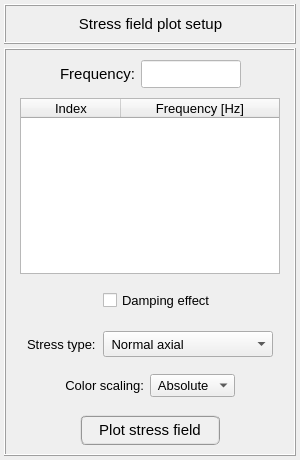
<?xml version="1.0" encoding="UTF-8"?>
<ui version="4.0">
 <class>Form</class>
 <widget class="QWidget" name="Form">
  <property name="geometry">
   <rect>
    <x>0</x>
    <y>0</y>
    <width>300</width>
    <height>460</height>
   </rect>
  </property>
  <property name="maximumSize">
   <size>
    <width>16777215</width>
    <height>460</height>
   </size>
  </property>
  <property name="windowTitle">
   <string>Form</string>
  </property>
  <layout class="QGridLayout" name="gridLayout_2">
   <property name="leftMargin">
    <number>4</number>
   </property>
   <property name="topMargin">
    <number>4</number>
   </property>
   <property name="rightMargin">
    <number>4</number>
   </property>
   <property name="bottomMargin">
    <number>4</number>
   </property>
   <property name="spacing">
    <number>4</number>
   </property>
   <item row="0" column="0">
    <widget class="QFrame" name="frame">
     <property name="minimumSize">
      <size>
       <width>0</width>
       <height>40</height>
      </size>
     </property>
     <property name="maximumSize">
      <size>
       <width>16777215</width>
       <height>40</height>
      </size>
     </property>
     <property name="frameShape">
      <enum>QFrame::Box</enum>
     </property>
     <property name="frameShadow">
      <enum>QFrame::Raised</enum>
     </property>
     <property name="lineWidth">
      <number>1</number>
     </property>
     <layout class="QGridLayout" name="gridLayout">
      <property name="leftMargin">
       <number>10</number>
      </property>
      <property name="topMargin">
       <number>0</number>
      </property>
      <property name="bottomMargin">
       <number>0</number>
      </property>
      <property name="spacing">
       <number>0</number>
      </property>
      <item row="0" column="0">
       <widget class="QLabel" name="label">
        <property name="minimumSize">
         <size>
          <width>0</width>
          <height>0</height>
         </size>
        </property>
        <property name="maximumSize">
         <size>
          <width>16777215</width>
          <height>32</height>
         </size>
        </property>
        <property name="font">
         <font>
          <family>MS Shell Dlg 2</family>
          <pointsize>11</pointsize>
          <weight>50</weight>
          <italic>false</italic>
          <bold>false</bold>
         </font>
        </property>
        <property name="frameShape">
         <enum>QFrame::NoFrame</enum>
        </property>
        <property name="frameShadow">
         <enum>QFrame::Raised</enum>
        </property>
        <property name="text">
         <string>Stress field plot setup</string>
        </property>
        <property name="textFormat">
         <enum>Qt::AutoText</enum>
        </property>
        <property name="alignment">
         <set>Qt::AlignCenter</set>
        </property>
       </widget>
      </item>
     </layout>
    </widget>
   </item>
   <item row="1" column="0">
    <widget class="QFrame" name="frame_2">
     <property name="sizeIncrement">
      <size>
       <width>400</width>
       <height>0</height>
      </size>
     </property>
     <property name="baseSize">
      <size>
       <width>400</width>
       <height>0</height>
      </size>
     </property>
     <property name="frameShape">
      <enum>QFrame::Box</enum>
     </property>
     <property name="frameShadow">
      <enum>QFrame::Raised</enum>
     </property>
     <layout class="QGridLayout" name="gridLayout_5">
      <property name="leftMargin">
       <number>4</number>
      </property>
      <property name="topMargin">
       <number>4</number>
      </property>
      <property name="rightMargin">
       <number>4</number>
      </property>
      <property name="bottomMargin">
       <number>4</number>
      </property>
      <property name="spacing">
       <number>4</number>
      </property>
      <item row="1" column="0">
       <widget class="QFrame" name="frame_4">
        <property name="frameShape">
         <enum>QFrame::NoFrame</enum>
        </property>
        <property name="frameShadow">
         <enum>QFrame::Raised</enum>
        </property>
        <layout class="QGridLayout" name="gridLayout_3">
         <property name="leftMargin">
          <number>0</number>
         </property>
         <property name="topMargin">
          <number>0</number>
         </property>
         <property name="rightMargin">
          <number>0</number>
         </property>
         <property name="bottomMargin">
          <number>0</number>
         </property>
         <property name="spacing">
          <number>0</number>
         </property>
         <item row="0" column="0">
          <widget class="QTreeWidget" name="treeWidget_frequencies">
           <property name="minimumSize">
            <size>
             <width>260</width>
             <height>0</height>
            </size>
           </property>
           <property name="maximumSize">
            <size>
             <width>260</width>
             <height>415</height>
            </size>
           </property>
           <property name="font">
            <font>
             <family>MS Shell Dlg 2</family>
             <pointsize>10</pointsize>
             <weight>50</weight>
             <italic>false</italic>
             <bold>false</bold>
            </font>
           </property>
           <property name="alternatingRowColors">
            <bool>true</bool>
           </property>
           <property name="indentation">
            <number>0</number>
           </property>
           <column>
            <property name="text">
             <string>Index</string>
            </property>
            <property name="font">
             <font>
              <family>MS Shell Dlg 2</family>
              <pointsize>10</pointsize>
             </font>
            </property>
            <property name="textAlignment">
             <set>AlignCenter</set>
            </property>
           </column>
           <column>
            <property name="text">
             <string notr="true">Frequency [Hz]</string>
            </property>
            <property name="font">
             <font>
              <family>MS Shell Dlg 2</family>
              <pointsize>10</pointsize>
              <weight>50</weight>
              <italic>false</italic>
              <bold>false</bold>
             </font>
            </property>
            <property name="textAlignment">
             <set>AlignCenter</set>
            </property>
           </column>
          </widget>
         </item>
        </layout>
       </widget>
      </item>
      <item row="5" column="0">
       <widget class="QFrame" name="frame_plot_button">
        <property name="minimumSize">
         <size>
          <width>0</width>
          <height>40</height>
         </size>
        </property>
        <property name="frameShape">
         <enum>QFrame::NoFrame</enum>
        </property>
        <property name="frameShadow">
         <enum>QFrame::Raised</enum>
        </property>
        <layout class="QGridLayout" name="gridLayout_7">
         <property name="leftMargin">
          <number>0</number>
         </property>
         <property name="topMargin">
          <number>0</number>
         </property>
         <property name="rightMargin">
          <number>0</number>
         </property>
         <property name="bottomMargin">
          <number>0</number>
         </property>
         <property name="spacing">
          <number>0</number>
         </property>
         <item row="0" column="0">
          <widget class="QPushButton" name="pushButton_plot">
           <property name="minimumSize">
            <size>
             <width>140</width>
             <height>30</height>
            </size>
           </property>
           <property name="maximumSize">
            <size>
             <width>140</width>
             <height>30</height>
            </size>
           </property>
           <property name="font">
            <font>
             <family>MS Shell Dlg 2</family>
             <pointsize>11</pointsize>
             <weight>9</weight>
             <italic>false</italic>
             <bold>false</bold>
            </font>
           </property>
           <property name="styleSheet">
            <string notr="true">QPushButton{border-radius: 6px; border-color: rgb(150, 150, 150); border-style: ridge; border-width: 2px; color: rgb(0, 0, 0); background-color: rgb(240, 240, 240); font: 75 11pt &quot;MS Shell Dlg 2&quot;}
QPushButton:hover{border-radius: 6px; border-color: rgb(0, 170, 255); border-style: ridge; border-width: 2px; color: rgb(0, 0, 0); background-color: rgba(174, 213, 255, 100); font: 75 11pt &quot;MS Shell Dlg 2&quot;}
QPushButton:pressed{border-radius: 6px; border-color: rgb(0, 170, 255); border-style: ridge; border-width: 3px; color: rgb(0, 0, 0); background-color: rgb(174, 213, 255); font: 75 11pt &quot;MS Shell Dlg 2&quot;}</string>
           </property>
           <property name="text">
            <string>Plot stress field</string>
           </property>
          </widget>
         </item>
        </layout>
       </widget>
      </item>
      <item row="0" column="0">
       <widget class="QFrame" name="frame_5">
        <property name="minimumSize">
         <size>
          <width>0</width>
          <height>40</height>
         </size>
        </property>
        <property name="maximumSize">
         <size>
          <width>16777215</width>
          <height>40</height>
         </size>
        </property>
        <property name="frameShape">
         <enum>QFrame::NoFrame</enum>
        </property>
        <property name="frameShadow">
         <enum>QFrame::Raised</enum>
        </property>
        <layout class="QGridLayout" name="gridLayout_4">
         <property name="leftMargin">
          <number>0</number>
         </property>
         <property name="topMargin">
          <number>0</number>
         </property>
         <property name="rightMargin">
          <number>0</number>
         </property>
         <property name="bottomMargin">
          <number>0</number>
         </property>
         <property name="horizontalSpacing">
          <number>6</number>
         </property>
         <property name="verticalSpacing">
          <number>0</number>
         </property>
         <item row="0" column="1">
          <widget class="QLabel" name="label_4">
           <property name="minimumSize">
            <size>
             <width>0</width>
             <height>28</height>
            </size>
           </property>
           <property name="maximumSize">
            <size>
             <width>16777215</width>
             <height>28</height>
            </size>
           </property>
           <property name="font">
            <font>
             <family>MS Shell Dlg 2</family>
             <pointsize>11</pointsize>
             <weight>50</weight>
             <bold>false</bold>
            </font>
           </property>
           <property name="text">
            <string>Frequency:</string>
           </property>
           <property name="alignment">
            <set>Qt::AlignCenter</set>
           </property>
          </widget>
         </item>
         <item row="0" column="2">
          <widget class="QLineEdit" name="lineEdit_selected_frequency">
           <property name="enabled">
            <bool>false</bool>
           </property>
           <property name="minimumSize">
            <size>
             <width>100</width>
             <height>28</height>
            </size>
           </property>
           <property name="maximumSize">
            <size>
             <width>100</width>
             <height>28</height>
            </size>
           </property>
           <property name="font">
            <font>
             <family>MS Shell Dlg 2</family>
             <pointsize>11</pointsize>
             <weight>50</weight>
             <italic>false</italic>
             <bold>false</bold>
            </font>
           </property>
           <property name="styleSheet">
            <string notr="true">background-color: rgb(255, 255, 255);
color: rgb(0, 0, 255)
</string>
           </property>
           <property name="text">
            <string/>
           </property>
           <property name="alignment">
            <set>Qt::AlignCenter</set>
           </property>
          </widget>
         </item>
         <item row="0" column="3">
          <widget class="QFrame" name="frame_6">
           <property name="frameShape">
            <enum>QFrame::NoFrame</enum>
           </property>
           <property name="frameShadow">
            <enum>QFrame::Raised</enum>
           </property>
          </widget>
         </item>
         <item row="0" column="0">
          <widget class="QFrame" name="frame_7">
           <property name="frameShape">
            <enum>QFrame::NoFrame</enum>
           </property>
           <property name="frameShadow">
            <enum>QFrame::Raised</enum>
           </property>
          </widget>
         </item>
        </layout>
       </widget>
      </item>
      <item row="3" column="0">
       <widget class="QFrame" name="frame_3">
        <property name="minimumSize">
         <size>
          <width>0</width>
          <height>40</height>
         </size>
        </property>
        <property name="maximumSize">
         <size>
          <width>16777215</width>
          <height>40</height>
         </size>
        </property>
        <property name="frameShape">
         <enum>QFrame::NoFrame</enum>
        </property>
        <property name="frameShadow">
         <enum>QFrame::Raised</enum>
        </property>
        <layout class="QGridLayout" name="gridLayout_9">
         <item row="0" column="2">
          <widget class="QComboBox" name="comboBox_stress_type">
           <property name="minimumSize">
            <size>
             <width>170</width>
             <height>26</height>
            </size>
           </property>
           <property name="maximumSize">
            <size>
             <width>170</width>
             <height>26</height>
            </size>
           </property>
           <property name="font">
            <font>
             <pointsize>10</pointsize>
            </font>
           </property>
           <property name="toolTip">
            <string>&lt;html&gt;&lt;head/&gt;&lt;body&gt;&lt;p&gt;Select the stress type to get the frequency response&lt;/p&gt;&lt;/body&gt;&lt;/html&gt;</string>
           </property>
           <item>
            <property name="text">
             <string> Normal axial</string>
            </property>
           </item>
           <item>
            <property name="text">
             <string> Normal bending y</string>
            </property>
           </item>
           <item>
            <property name="text">
             <string> Normal bending z</string>
            </property>
           </item>
           <item>
            <property name="text">
             <string> Hoop</string>
            </property>
           </item>
           <item>
            <property name="text">
             <string> Torsional shear</string>
            </property>
           </item>
           <item>
            <property name="text">
             <string> Transversal shear xy</string>
            </property>
           </item>
           <item>
            <property name="text">
             <string> Transversal shear xz</string>
            </property>
           </item>
          </widget>
         </item>
         <item row="0" column="0">
          <spacer name="horizontalSpacer_3">
           <property name="orientation">
            <enum>Qt::Horizontal</enum>
           </property>
           <property name="sizeHint" stdset="0">
            <size>
             <width>40</width>
             <height>20</height>
            </size>
           </property>
          </spacer>
         </item>
         <item row="0" column="3">
          <spacer name="horizontalSpacer_4">
           <property name="orientation">
            <enum>Qt::Horizontal</enum>
           </property>
           <property name="sizeHint" stdset="0">
            <size>
             <width>40</width>
             <height>20</height>
            </size>
           </property>
          </spacer>
         </item>
         <item row="0" column="1">
          <widget class="QLabel" name="label_5">
           <property name="minimumSize">
            <size>
             <width>70</width>
             <height>26</height>
            </size>
           </property>
           <property name="maximumSize">
            <size>
             <width>70</width>
             <height>26</height>
            </size>
           </property>
           <property name="font">
            <font>
             <pointsize>10</pointsize>
            </font>
           </property>
           <property name="text">
            <string>Stress type:</string>
           </property>
          </widget>
         </item>
        </layout>
       </widget>
      </item>
      <item row="4" column="0">
       <widget class="QFrame" name="frame_scalling">
        <property name="minimumSize">
         <size>
          <width>0</width>
          <height>40</height>
         </size>
        </property>
        <property name="frameShape">
         <enum>QFrame::NoFrame</enum>
        </property>
        <property name="frameShadow">
         <enum>QFrame::Raised</enum>
        </property>
        <layout class="QGridLayout" name="gridLayout_6">
         <property name="leftMargin">
          <number>0</number>
         </property>
         <property name="topMargin">
          <number>0</number>
         </property>
         <property name="rightMargin">
          <number>0</number>
         </property>
         <property name="bottomMargin">
          <number>0</number>
         </property>
         <property name="horizontalSpacing">
          <number>6</number>
         </property>
         <property name="verticalSpacing">
          <number>0</number>
         </property>
         <item row="0" column="0">
          <widget class="QFrame" name="frame_9">
           <property name="frameShape">
            <enum>QFrame::NoFrame</enum>
           </property>
           <property name="frameShadow">
            <enum>QFrame::Raised</enum>
           </property>
          </widget>
         </item>
         <item row="0" column="3">
          <widget class="QFrame" name="frame_10">
           <property name="frameShape">
            <enum>QFrame::NoFrame</enum>
           </property>
           <property name="frameShadow">
            <enum>QFrame::Raised</enum>
           </property>
          </widget>
         </item>
         <item row="0" column="1">
          <widget class="QLabel" name="label_2">
           <property name="font">
            <font>
             <pointsize>10</pointsize>
            </font>
           </property>
           <property name="text">
            <string>Color scaling:</string>
           </property>
           <property name="alignment">
            <set>Qt::AlignRight|Qt::AlignTrailing|Qt::AlignVCenter</set>
           </property>
          </widget>
         </item>
         <item row="0" column="2">
          <widget class="QComboBox" name="comboBox_color_scaling">
           <property name="font">
            <font>
             <pointsize>10</pointsize>
            </font>
           </property>
           <item>
            <property name="text">
             <string> Absolute</string>
            </property>
           </item>
           <item>
            <property name="text">
             <string> Real</string>
            </property>
           </item>
          </widget>
         </item>
        </layout>
       </widget>
      </item>
      <item row="2" column="0">
       <widget class="QFrame" name="frame_8">
        <property name="minimumSize">
         <size>
          <width>0</width>
          <height>40</height>
         </size>
        </property>
        <property name="maximumSize">
         <size>
          <width>16777215</width>
          <height>40</height>
         </size>
        </property>
        <property name="frameShape">
         <enum>QFrame::NoFrame</enum>
        </property>
        <property name="frameShadow">
         <enum>QFrame::Raised</enum>
        </property>
        <layout class="QGridLayout" name="gridLayout_10">
         <item row="0" column="2">
          <widget class="QCheckBox" name="checkBox_damping_effect">
           <property name="minimumSize">
            <size>
             <width>170</width>
             <height>26</height>
            </size>
           </property>
           <property name="maximumSize">
            <size>
             <width>170</width>
             <height>26</height>
            </size>
           </property>
           <property name="font">
            <font>
             <family>MS Shell Dlg 2</family>
             <pointsize>10</pointsize>
             <weight>50</weight>
             <italic>false</italic>
             <bold>false</bold>
            </font>
           </property>
           <property name="text">
            <string>Damping effect</string>
           </property>
           <property name="checked">
            <bool>false</bool>
           </property>
          </widget>
         </item>
         <item row="0" column="1">
          <widget class="QFrame" name="frame_11">
           <property name="minimumSize">
            <size>
             <width>70</width>
             <height>26</height>
            </size>
           </property>
           <property name="maximumSize">
            <size>
             <width>70</width>
             <height>26</height>
            </size>
           </property>
           <property name="frameShape">
            <enum>QFrame::NoFrame</enum>
           </property>
           <property name="frameShadow">
            <enum>QFrame::Raised</enum>
           </property>
          </widget>
         </item>
         <item row="0" column="0">
          <spacer name="horizontalSpacer_5">
           <property name="orientation">
            <enum>Qt::Horizontal</enum>
           </property>
           <property name="sizeHint" stdset="0">
            <size>
             <width>40</width>
             <height>20</height>
            </size>
           </property>
          </spacer>
         </item>
         <item row="0" column="3">
          <spacer name="horizontalSpacer_6">
           <property name="orientation">
            <enum>Qt::Horizontal</enum>
           </property>
           <property name="sizeHint" stdset="0">
            <size>
             <width>40</width>
             <height>20</height>
            </size>
           </property>
          </spacer>
         </item>
        </layout>
       </widget>
      </item>
     </layout>
    </widget>
   </item>
  </layout>
 </widget>
 <resources/>
 <connections/>
</ui>
